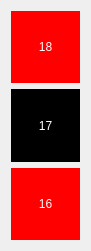
  <widget class="QWidget" name="gridLayoutWidget_6">
   <property name="geometry">
    <rect>
     <x>1150</x>
     <y>160</y>
     <width>91</width>
     <height>251</height>
    </rect>
   </property>
   <layout class="QGridLayout" name="gridLayout_6">
    <item row="3" column="0">
     <widget class="QPushButton" name="pushButton_18">
      <property name="sizePolicy">
       <sizepolicy hsizetype="Minimum" vsizetype="Preferred">
        <horstretch>0</horstretch>
        <verstretch>0</verstretch>
       </sizepolicy>
      </property>
      <property name="styleSheet">
       <string notr="true">background:rgb(255, 0, 0);
border: 2 px solid;
color: white;
font: 20pt &quot;Chandas&quot;;</string>
      </property>
      <property name="text">
       <string>18</string>
      </property>
     </widget>
    </item>
    <item row="6" column="0">
     <widget class="QPushButton" name="pushButton_16">
      <property name="sizePolicy">
       <sizepolicy hsizetype="Minimum" vsizetype="Preferred">
        <horstretch>0</horstretch>
        <verstretch>0</verstretch>
       </sizepolicy>
      </property>
      <property name="sizeIncrement">
       <size>
        <width>0</width>
        <height>0</height>
       </size>
      </property>
      <property name="styleSheet">
       <string notr="true">background:rgb(255, 0, 0);
border: 2 px solid;
color: white;
font: 20pt &quot;Chandas&quot;;</string>
      </property>
      <property name="text">
       <string>16</string>
      </property>
      <property name="flat">
       <bool>false</bool>
      </property>
     </widget>
    </item>
    <item row="5" column="0">
     <widget class="QPushButton" name="pushButton_17">
      <property name="sizePolicy">
       <sizepolicy hsizetype="Minimum" vsizetype="Preferred">
        <horstretch>0</horstretch>
        <verstretch>0</verstretch>
       </sizepolicy>
      </property>
      <property name="styleSheet">
       <string notr="true">background:rgb(0, 0, 0);
border: 2 px solid;
color: white;
font: 20pt &quot;Chandas&quot;;</string>
      </property>
      <property name="text">
       <string>17</string>
      </property>
     </widget>
    </item>
   </layout>
  </widget>
